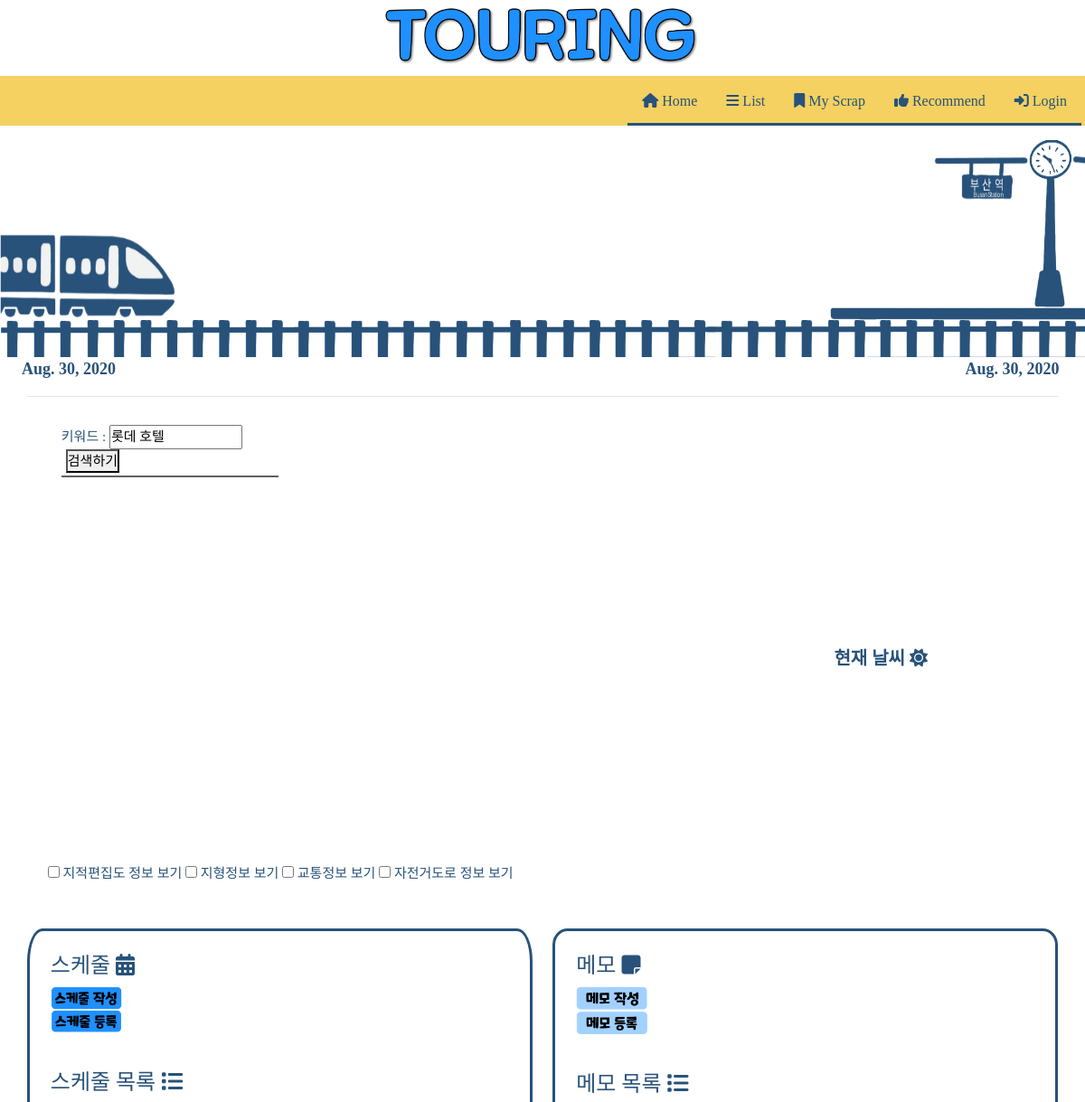
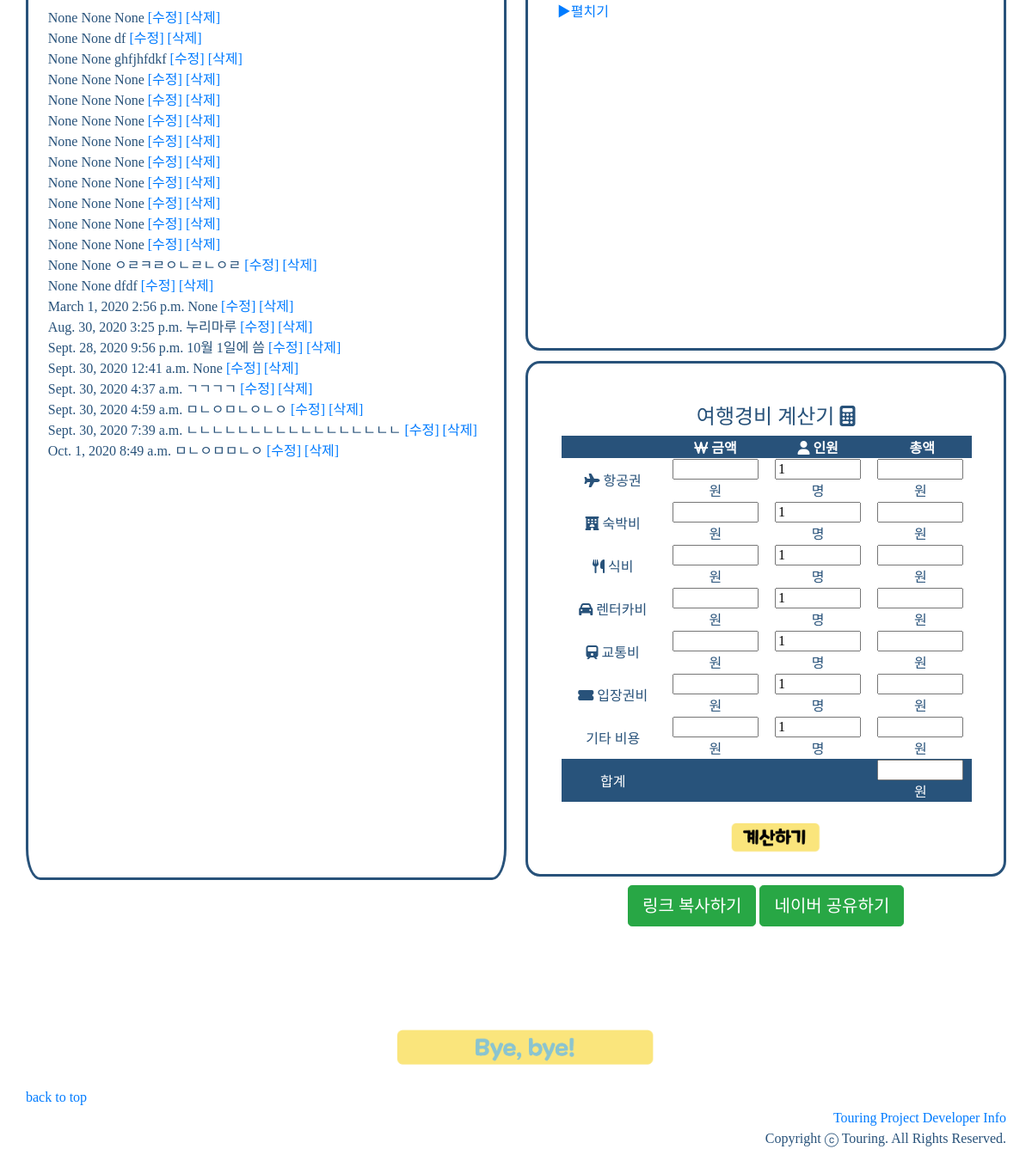
/tourPlan/map/14, run on the app's committed database (2 pictures, top to bottom).
### tourPlan/models.py (models this page shows, shortened)
class Plan(models.Model):
    title = models.CharField(max_length=200)
    departDate = models.DateField(blank=True, default=timezone.now, null=True)
    arriveDate = models.DateField(blank=True, default=timezone.now, null=True)
    password = models.CharField(max_length=200)
    hotel = models.CharField(max_length=200)
    created_at = models.DateTimeField('작성시간', default = timezone.now)
    updated_at = models.DateTimeField('수정시간', default = timezone.now)
    view_count = models.IntegerField(default=0)
    scrap_users = models.ManyToManyField(User, through='Scrap', related_name= 'scrap_plans')
    scrap_count = models.PositiveIntegerField(default=0)

### Schedule/models.py (models this page shows, shortened)
class Schedule(models.Model):
    class Meta:
        ordering = ['date', 'time']
    plan = models.ForeignKey(Plan, on_delete=models.CASCADE, default=None, blank=True, null=True)
    schedule = models.CharField(max_length=1000, blank=True, null=True)
    date = models.DateField('날짜', default=timezone.now, blank=True, null=True)
    time = models.TimeField('시간', auto_now=False, default=timezone.now, blank=True, null=True, auto_now_add = False)
    created_at = models.DateTimeField('작성시간', default = timezone.now)
    updated_at = models.DateTimeField('수정시간', default = timezone.now)

### tourPlan/views.py (the view)
# urls.py: path('map/<int:plan_id>', views.map, name='map'),
def map(request, plan_id):
    plan_detail = get_object_or_404(Plan, pk = plan_id)
    plan_object = Plan.objects.get(id=plan_id)
    plan_object.view_count = plan_object.view_count+1
    plan_object.save()
    return render(request, 'map.html', {'plan':plan_detail})

### tourPlan/templates/map.html (shortened to what this page needs)
{% extends 'nav.html' %}
{% load bootstrap4 %}
    {% block content %}
</head>
<body>
    {% load static %}
    <p><link rel="stylesheet" type="text/css" href="{% static 'style.css' %}"></p>
    <img style="height:30%; width:100%;" src="{% static '기차.png' %}">
            <a style="font-weight:bold; margin-left:2%; font-size:large;">{{plan.departDate}}</a>
            <a style="float:right; font-weight:bold; margin-right:2%; font-size:large;">{{plan.arriveDate}}&nbsp;</a>
            <div class="body_margin">
            <h5 class="weather">현재 날씨 <i class="fas fa-sun"></i></h5>
            <hr>
<div id="mapframe">
<div class="map_wrap">
    <div id="map" style="width:100%;height:100%;position:relative;overflow:hidden;"></div>
    <p>
        <input type="checkbox" id="chkUseDistrict" onclick="setOverlayMapTypeId()" /> 지적편집도 정보 보기
        <input type="checkbox" id="chkTerrain" onclick="setOverlayMapTypeId()" /> 지형정보 보기
        <input type="checkbox" id="chkTraffic" onclick="setOverlayMapTypeId()" /> 교통정보 보기
        <input type="checkbox" id="chkBicycle" onclick="setOverlayMapTypeId()" /> 자전거도로 정보 보기
    </p>
    <div id="menu_wrap" class="bg_white">
        <div class="option">
            <div>
                <form id="map_form"onsubmit="searchPlaces(); return false;">
                    키워드 : <input type="text" value="{{plan.hotel}}" id="keyword" size="15">
                    <button type="submit">검색하기</button>
                </form>
            </div>
        </div>
        <hr>
    </div>
</div>
</div>
<br><br><br>
<div class="s" style="overflow-x:hidden; width:49%; height:152%;">
    <div class="s_write">
    <br><h4>스케줄&nbsp<i class="fas fa-calendar-alt"></i></h4>
    <a href="{% url 'schedulecreate' plan.id %}"><img src="{% static '스케줄 작성 버튼.PNG' %}"width=15% ></a>
    <form method='POST'>
        <input type="image" src="{% static '스케줄 버튼.PNG' %}" width="15%" name="Submit" value="Submit">
    </form>
    <br>
    <div class="s_list">
        <h4>스케줄 목록&nbsp<i class="fas fa-list"></i></h4>
            {% for schedule in plan.schedule_set.all %}
                {{ schedule.date }}
                {{ schedule.time }}
                {{ schedule.schedule }}
                <a href="{% url 'scheduleupdate' schedule.id %}">[수정]</a>
                <a href="{% url 'scheduledelete' schedule.id %}">[삭제]</a>
                <br/>
            {% endfor %}
        </div>
    <br>
    </div>
</div>
<div class = "m">
    <div class="m_write">
    <br><h4>메모&nbsp<i class="fas fa-sticky-note"></i></h4>
    <a href="{% url 'memocreate' plan.id %}"><img src="{% static '메모 작성 버튼.PNG' %}"width=15% ></a><br>
     <form method='POST'>
        <input type="image" width=15% src="{% static '메모 버튼.PNG' %}" name="Submit" value="Submit">
    </form>
    </div><br>
    <div class = "m_list">
        <h4>메모 목록&nbsp<i class="fas fa-list"></i></h4>
        <div>
            <a href=#none id="show" onclick="if(hide.style.display=='none') {hide.style.display='';show.innerText='▲접기'} else {hide.style.display='none';show.innerText='▶펼치기'}">▶펼치기</a>
        </div>
    </div>
</div>
<div class="Cal">
    <br><br>
    <h4>여행경비 계산기&nbsp<i class="fas fa-calculator"></i></h4>
    <table id="calc">
      <tr>
        <th></th>
        <th><i class="fas fa-won-sign"></i>&nbsp금액</th>
        <th><i class="fas fa-user"></i>&nbsp인원</th>
        <th></i>&nbsp총액</th>
      </tr>
      <tr>
        <td><i class="fas fa-plane">&nbsp</i>항공권</td>
        <td><input class="t_input" type="text" id="price1" /> 원</td>
        <td><input class="t_input" type="number" id="no1" value="1" /> 명</td>
        <td><input class="t_input" type="number" id="t1" /> 원</td>
      </tr>
      <tr>
        <td><i class="fas fa-hotel"></i>&nbsp숙박비</td>
        <td><input class="t_input" type="text" id="price2" /> 원</td>
        <td><input class="t_input" type="number" id="no2" value="1" /> 명</td>
        <td><input class="t_input" type="number" id="t2" /> 원</td>
      </tr>
      <tr>
        <td><i class="fas fa-utensils"></i>&nbsp식비</td>
        <td><input class="t_input" type="text" id="price3" /> 원</td>
        <td><input class="t_input" type="number" id="no3" value="1" /> 명</td>
        <td><input class="t_input" type="number" id="t3" /> 원</td>
      </tr>
      <tr>
        <td><i class="fas fa-car"></i>&nbsp렌터카비</td>
        <td><input class="t_input" type="text" id="price4" /> 원</td>
        <td><input class="t_input" type="number" id="no4" value="1" /> 명</td>
        <td><input class="t_input" type="number" id="t4" /> 원</td>
      </tr>
      <tr>
        <td><i class="fas fa-train"></i>&nbsp교통비</td>
        <td><input class="t_input" type="text" id="price5" /> 원</td>
        <td><input class="t_input" type="number" id="no5" value="1" /> 명</td>
        <td><input class="t_input" type="number" id="t5" /> 원</td>
      </tr>
      <tr>
        <td><i class="fas fa-ticket-alt"></i>&nbsp입장권비</td>
        <td><input class="t_input" type="text" id="price6" /> 원</td>
        <td><input class="t_input" type="number" id="no6" value="1" /> 명</td>
        <td><input class="t_input" type="number" id="t6" /> 원</td>
      </tr>
      <tr>
        <td>기타 비용</td>
        <td><input class="t_input" type="text" id="price7" /> 원</td>
        <td><input class="t_input" type="number" id="no7" value="1" /> 명</td>
        <td><input class="t_input" type="number" id="t7" /> 원</td>
      </tr>
      <tr>
        <td id="copy_tr" >합계</td>
        <td id="copy_tr">&nbsp;</td>
        <td id="copy_tr">&nbsp;</td>
        <td id="copy_tr" ><input class="t_input" type="number" style="width:100px;" id="tT" /> 원</td>
      </tr>
    </table>
  <br>
    <input type="image" width=20% src="{% static '계산 버튼.PNG' %}" name="button" value="button" onclick="calcT()"/>
    <br>
</div>
{% load disqus_tags %}
<br><br>
<div class="button">
<input type="button" class="btn btn-success btn-lg" width=15% onclick="javascript:CopyUrlToClipboard()" name="링크 복사하기" value="링크 복사하기">
<a href="http://touring-env.eba-u8mmphv2.us-west-2.elasticbeanstalk.com/" onclick="javascript:window.open('http://share.naver.com/web/shareView.nhn?url='+encodeURIComponent(document.URL)+'&title'+
encodeURIComponent(document.title), 'naversharedialog', 'menubar=no, toolbar=no, resizable=yes,scrollbars=yes,height=600, width=600');
 return false;" target = "_blank" alt="Share on Naver">
<input type="button" class="btn btn-success btn-lg" onclick="shareNaver()" name="네이버 공유하기" value="네이버 공유하기"/></a>
</div>
<br><input id="ShareUrl">
<form id="myform">
<input id="url" value="http://touring-env.eba-u8mmphv2.us-west-2.elasticbeanstalk.com/" style="outline-color:white"><br/>
<br/>
</form>
<div class="button"><a href="{% url 'last' %}"><img src="{% static 'bye.png' %}" width="300"></a></div>
<br><a href="#">back to top</a>
</div>
{% endblock %}

### tourPlan/static/base.css (style rules this page uses)
body { background-color: #FFFFFF; color: #28527A; }

### tourPlan/static/style.css (style rules this page uses)
.map_wrap, .map_wrap * { margin:0;padding:0;font-family:'KyoboHand'; font-size:15px; }
.map_wrap { position:relative;width:100%;height:500px; }
#menu_wrap { position:absolute;top:0;left:0;bottom:0;width:250px;margin:10px 0 30px 10px;padding:5px;overflow-y:auto;background:rgba(255, 255, 255, 0.7);z-index: 1;font-size:12px;border-radius: 10px; }
.bg_white { background:#fff; }
#menu_wrap hr { display: block; height: 1px;border: 0; border-top: 2px solid #5F5F5F;margin:3px 0; }
#menu_wrap .option { text-align: center; }
#menu_wrap .option button { margin-left:5px; }

### touring/templates/nav.html (style rules this page uses)
body { font-family: "KyoboHand"; }

### tourPlan/templates/map.html (style rules this page uses)
body { font-family: "KyoboHand"; }
.body_margin { padding-left: 30px; padding-right: 30px; }
.button { text-align:center; }
.Cal { margin-bottom:10px; margin-top:1%; padding:auto; text-align:center; border:3px solid #28527A; border-radius : 3%; width : 49%; height: 75%; float:right; display:table; }
.t_input { width:100px; }
#calc { table-layout: fixed; width:90%; height:60%; margin-left:3%; }
#calc th { background-color:#28527A; color: #FFFFFF; }
#calc tr { color:#28527A; text-align: center; }
#copy_tr { background-color:hsl(209, 51%, 32%); color: #FFFFFF; text-align:center; }
.s { border:3px solid #28527A; border-radius:3%; float:left; padding:auto; margin-bottom:10px; margin-right: 2%; }
.m { border:3px solid #28527A; border-radius:3%; margin-left:2%; margin-bottom:3%; padding:auto; margin:0; float:right; height:75%; width: 49%; overflow-x:hidden; }
.m_write, .m_list { margin:0; padding:0; }
.s_write, .s_list { margin:0; padding:0; }
div, h3, table { text-align: left; padding-left:2%; }
.weather { position:absolute; top:28%; right:14.5%; z-index:3; font-weight:bold; }
#url { clear:none; border:0px none; float:none; background-color:transparent; color:white; }
#ShareUrl { clear:none; border:0px none; float:none; background-color:transparent; color:white; }
.button { text-align: center; }

### data on the page
Plan: departDate "Aug. 30, 2020", arriveDate "Aug. 30, 2020", hotel "롯데 호텔"
Schedule: date "None", time "None", schedule "None"
Schedule: date "None", time "None", schedule "df"
Schedule: date "None", time "None", schedule "ghfjhfdkf"
Schedule: date "None", time "None", schedule "None"
Schedule: date "None", time "None", schedule "None"
Schedule: date "None", time "None", schedule "None"
Schedule: date "None", time "None", schedule "None"
Schedule: date "None", time "None", schedule "None"
Schedule: date "None", time "None", schedule "None"
Schedule: date "None", time "None", schedule "None"
Schedule: date "None", time "None", schedule "None"
Schedule: date "None", time "None", schedule "None"
Schedule: date "None", time "None", schedule "ㅇㄹㅋㄹㅇㄴㄹㄴㅇㄹ"
Schedule: date "None", time "None", schedule "dfdf"
Schedule: date "March 1, 2020", time "2:56 p.m.", schedule "None"
Schedule: date "Aug. 30, 2020", time "3:25 p.m.", schedule "누리마루"
Schedule: date "Sept. 28, 2020", time "9:56 p.m.", schedule "10월 1일에 씀"
Schedule: date "Sept. 30, 2020", time "12:41 a.m.", schedule "None"
Schedule: date "Sept. 30, 2020", time "4:37 a.m.", schedule "ㄱㄱㄱㄱ"
Schedule: date "Sept. 30, 2020", time "4:59 a.m.", schedule "ㅁㄴㅇㅁㄴㅇㄴㅇ"
Schedule: date "Sept. 30, 2020", time "7:39 a.m.", schedule "ㄴㄴㄴㄴㄴㄴㄴㄴㄴㄴㄴㄴㄴㄴㄴㄴㄴ"
Schedule: date "Oct. 1, 2020", time "8:49 a.m.", schedule "ㅁㄴㅇㅁㅁㄴㅇ"
